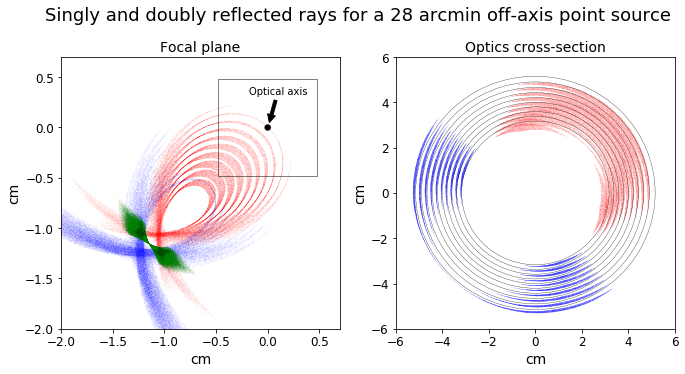

This chart was generated by the following Python code:
'''
Goal: Simulated ghost ray pattern for a solar source at 28 arcminute off axis
      for a 10-shell FOXSI rocket optics module. The image is color-coded to
      show what reflections lead to what features or parts of the ghost ray
      pattern. In green rays, the rays that reflect twice and are properly focused.
      In blue and red rays are rays that reflect once on the paraboloid and the
      hyperboloid segment respectively.

      Genreate also a cross-section of the optics module showing the spatial distribution of
      the singly reflected rays differentiated by color.

User Inputs:
              1. Number of rays.
              2. Path to the folder where to save the final figure.

Run:
        ipython gallery_example3.py

Output:
        An image saved as My_gallery_example3.png

Last update: Sep, 2019
'''

import numpy as np
import matplotlib.pyplot as plt
import matplotlib.patches as patches
from foxsisim.detector import Detector
from foxsisim.source import Source
from foxsisim.module import Module
from foxsisim.detector import Detector

n = 1000        ## Number of rays
SaveFolder = '/Users/Kamilobu/Desktop/test/' ## Path of the SaveFolder

fbr = 3.09671       ## Front blocker radius [cm].
rbr = 2.62          ## Rear blocker radius [cm].
Sdist = -1.5e13     ## Distance to the Sun [cm].
angle = 28.0        ## Off-axis angles [arcmin].

Xs = -Sdist * np.sin(np.deg2rad(np.sqrt(2.) * angle / 120.0))
Ys = -Sdist * np.sin(np.deg2rad(np.sqrt(2.) * angle / 120.0))
source = Source(type='point',center=[Xs, Ys, Sdist ])
print('Off-axis Angle: %f' % angle)
module = Module(radii = [5.151,4.9,4.659,4.429,4.21,4.0,3.799,3.59,3.38,3.17], core_radius=(fbr,rbr))
rays = source.generateRays(module.targetFront,n)
module.passRays(rays)
rays = [ray for ray in rays if (ray.tag != 'Source')] #kills the passthrough rays

## Creating empty lists:
All_Drays, All_Hrays, All_Prays, All_Srays = [], [], [], []
All_Dx, All_Dy, All_Hx, All_Hy, All_Px, All_Py = [], [], [], [], [], []
All_Sx, All_Sy = [], []

# Create detector :
detector = Detector(width=10,
                    height=10,
                    normal = [0,0,1],
                    center = [0,0,230],
                    reso = [1024,1024])
# Detector Catch rays:
detector.catchRays(rays)
'''Defining D, H, and P rays'''
Drays = [ray for ray in rays if (ray.des[2]==230.0 and ray.bounces ==2 )]
Srays = [ray for ray in rays if (ray.des[2]==230.0 and ray.bounces ==0 and ray.tag[-8:] == 'Source-D')]
Hrays = [ray for ray in rays if (ray.des[2]==230.0 and ray.bounces ==1 and ray.tag[-4:] == 'Hy-D' )]
Prays = [ray for ray in rays if (ray.des[2]==230.0 and ray.bounces ==1 and ray.tag[-4:] == 'Pa-D' )]

All_Drays.append(Drays)
All_Hrays.append(Hrays)
All_Prays.append(Prays)
All_Srays.append(Srays)

sim_scale = 1.0    # 1cm = 17.4 arcmin
#sim_scale = 17.4    # 1cm = 17.4 arcmin

#Hyperboloid
Hx, Hy = [], []
for ray in Hrays:
    Hx.append(ray.pos[0]*sim_scale)
    Hy.append(ray.pos[1]*sim_scale)
All_Hx.append(Hx)
All_Hy.append(Hy)

# Paraboloid
Px, Py = [], []
for ray in Prays:
    Px.append(ray.pos[0]*sim_scale)
    Py.append(ray.pos[1]*sim_scale)
All_Px.append(Px)
All_Py.append(Py)

# Double
Dx, Dy = [], []
for ray in Drays:
    Dx.append(ray.pos[0]*sim_scale)
    Dy.append(ray.pos[1]*sim_scale)
All_Dx.append(Dx)
All_Dy.append(Dy)

# StraightThrough
Sx, Sy = [], []
for ray in Srays:
    Sx.append(ray.pos[0]*sim_scale)
    Sy.append(ray.pos[1]*sim_scale)
All_Sx.append(Sx)
All_Sy.append(Sy)

FrontRadii = [5.345, 5.085, 4.835, 4.595, 4.365, 4.15, 3.94, 3.725, 3.51, 3.29]
InterRadii = [5.151,4.9,4.659,4.429,4.21,4.0,3.799,3.59,3.38,3.17]
InnerRadii = [4.56, 4.335, 4.125, 3.92, 3.725, 3.54, 3.36, 3.18, 2.995, 2.805]

prays = [ray.pos for ray in rays]
orays = [ray.ori for ray in rays]
srays = [ray.src for ray in rays]
drays = [ray.des for ray in rays]
trays = [ray.tag for ray in rays]
hrays = [ray.hist for ray in rays]
brays = [ray.bounces for ray in rays]
deadrays = [ray.dead for ray in rays]

CSHrays = [ray for ray in rays if (ray.bounces ==1 and ray.hist[-2][2] >= 30 and ray.tag[-4:] == 'Hy-D')]
CSPrays = [ray for ray in rays if (ray.bounces ==1 and ray.hist[-2][2] <= 30 and ray.tag[-4:] == 'Pa-D')]
CSHx, CSHy = np.array([ray.hist[-2][0] for ray in CSHrays]), np.array([ray.hist[-2][1] for ray in CSHrays])
CSPx, CSPy = np.array([ray.hist[-2][0] for ray in CSPrays]), np.array([ray.hist[-2][1] for ray in CSPrays])

fig = plt.figure(figsize=(11,5))
st = fig.suptitle("Singly and doubly reflected rays for a "+str(angle)+" arcmin off-axis point source", fontsize=18)
plt.subplot(1,2,1)
plt.title('Focal plane',fontsize=14)
plt.xlabel('cm',fontsize=14);plt.ylabel('cm',fontsize=14)
plt.yticks(fontsize=12);plt.xticks(fontsize=12)
plt.scatter(Hx,Hy,color='red',s=0.3,alpha=0.7)
plt.scatter(Px,Py,color='blue',s=0.3,alpha=0.7)
plt.scatter(Dx,Dy,color='green',s=0.3,alpha=0.7)
plt.scatter(Sx,Sy,color='black',s=0.3,alpha=0.7)
plt.ylim(-2.0,.7)
plt.xlim(-2.0,.7)
ax = plt.gca()
ax.add_patch(patches.Rectangle((-0.48,-0.48),0.96,0.96,fill=False,linewidth=0.5))
ax.add_patch(plt.Circle((0, 0), 0.03, color='k',fill=True,linewidth=.3))
ax.annotate('Optical axis',xy=[0.01,0.03],xytext=(-20, 30),
            textcoords='offset points',arrowprops=dict(
                arrowstyle='simple,tail_width=0.3,head_width=0.8,head_length=0.8',
                facecolor='k'))
## Cross-Section
plt.subplot(1,2,2)
ax = fig.gca()
# Plot Shells
for r in InterRadii:
    c = plt.Circle((0, 0), r, color='k',fill=False,linewidth=.3)
    ax.add_artist(c)

# Plot random points
plt.scatter(CSPx,CSPy,s=0.3,color='b')
plt.scatter(CSHx,CSHy,s=0.3,color='r')
plt.title('Optics cross-section',fontsize=14)
plt.xlabel('cm',fontsize=14);plt.ylabel('cm',fontsize=14)
plt.yticks(fontsize=12);plt.xticks(fontsize=12)
plt.xlim(-6,6);plt.ylim(-6,6)
plt.savefig(SaveFolder+'My_gallery_example3.png')
